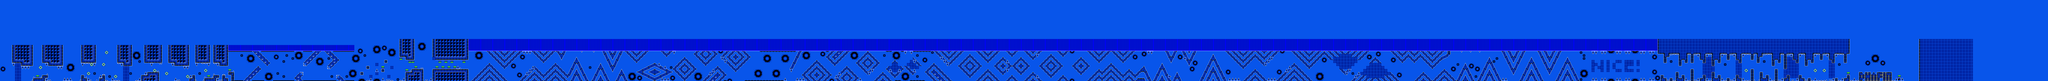

This game map was drawn from its Tiled (.tmx) file and the tilesets committed beside it. A one-line description and the trimmed map source follow:
An orthogonal 682x27 tile map with 16x16 px tiles, 1 tile layer, 1 hidden layer not drawn, 2 tilesets.

<map version="1.10" tiledversion="1.11.0" orientation="orthogonal" renderorder="right-down" width="682" height="27" tilewidth="16" tileheight="16" infinite="0" nextlayerid="3" nextobjectid="1">
 <editorsettings>
  <chunksize width="16" height="27" />
  <export target="../LEVELS/LEVEL DATA/problematic.csv" format="csv" />
 </editorsettings>
 <tileset firstgid="1" name="famidash" tilewidth="16" tileheight="16" tilecount="256" columns="16">
  <image source="../GRAPHICS/famidash.bmp" width="256" height="256" />
 </tileset>
 <tileset firstgid="257" name="sprites" tilewidth="16" tileheight="16" tilecount="256" columns="16">
  <image source="../GRAPHICS/sprites.png" width="256" height="256" />
 </tileset>
 <layer id="1" width="682" height="27">
  <data>[18414 cells, 18414 non-empty, 93 distinct tile ids]</data>
 </layer>
 <layer id="2" name="SP" width="682" height="27" visible="0">
  <data>[18414 cells, 437 non-empty, 38 distinct tile ids]</data>
 </layer>
</map>
